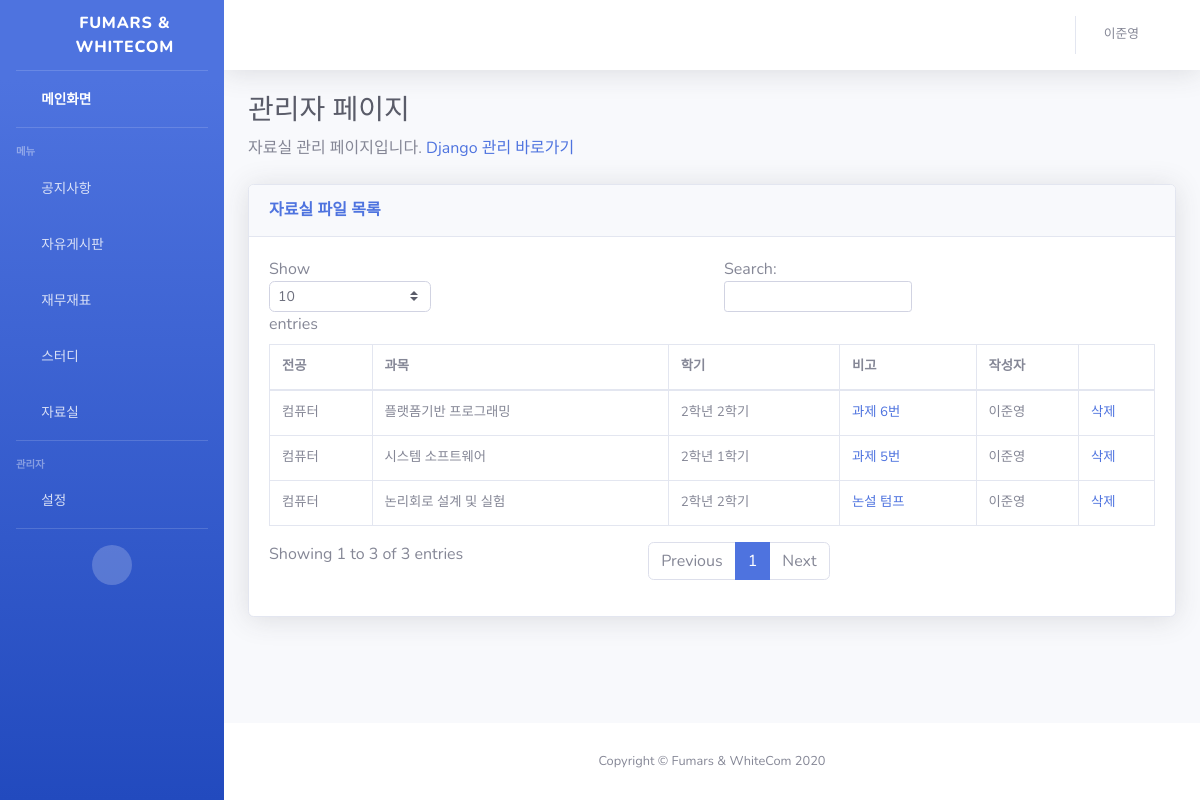
The page /file/file_setting (signed in) on the database as committed earlier.
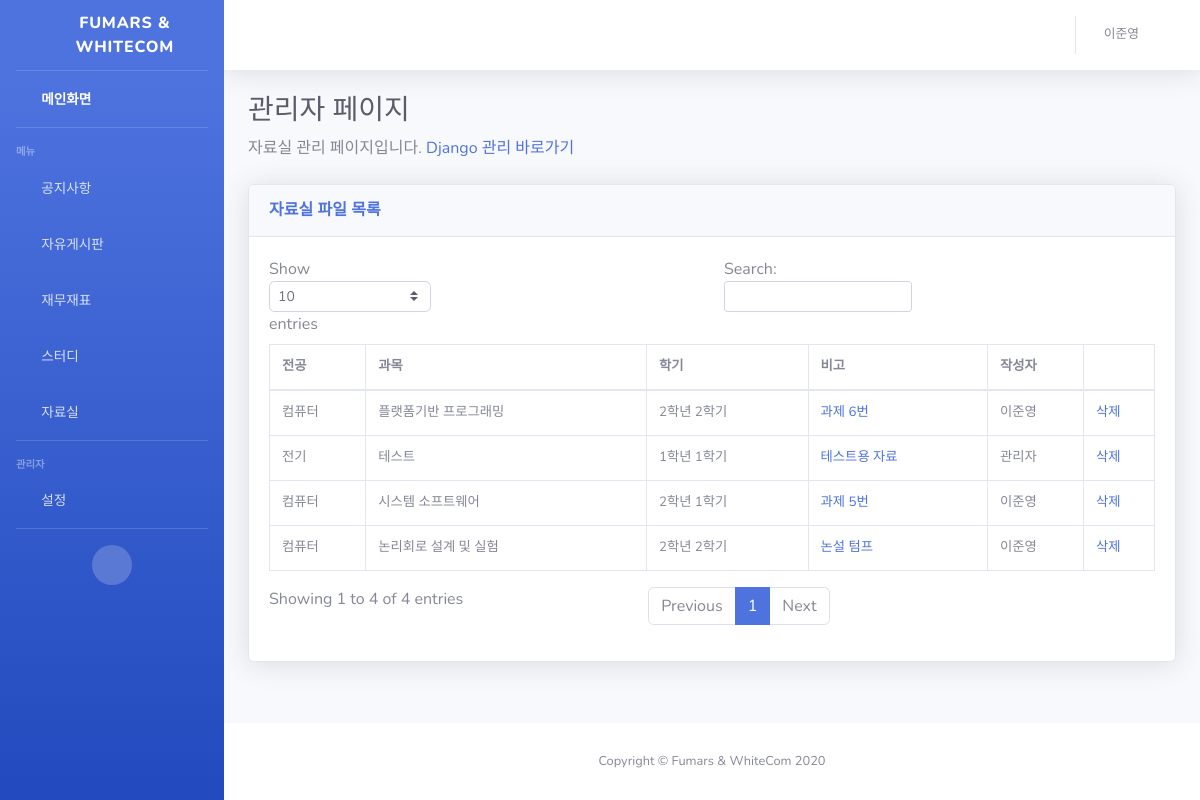
The same page on the database as committed later.
### file/models.py (models this page shows, shortened)
class File(models.Model):
	major_list = ( ('eec', '전자'),
				   ('ece', '전기'),
			       ('cse', '컴퓨터'))
	subject = models.CharField(max_length = 200,
							   help_text="줄임말이 아닌 수업명 입력",
							   default="")
	major = models.CharField(max_length=20,
		                     choices=major_list,
		                     default="")
	note = models.CharField(max_length = 200,
							help_text="설명 입력 ex) 텀프 파일, 수업자료...",
							default="")
	semester = models.CharField(max_length = 200,
								help_text="0학년 0학기와 같이 입력",
								default="")
	data = models.FileField(null = True)
	owner = models.CharField(max_length = 200,
							 help_text="파일 주인 이름 입력",
							 default="")

### file/views.py (the view)
# urls.py: path('file_setting', views.file_setting, name = 'file_setting'),
def file_setting(request):
	file_list = File.objects.all()
	notice_list = get_notice_alert()
	return render(request, 'file_setting.html', {'file_list':file_list, 'notice_list':notice_list})

### blog/views.py (called while the page is built)
def get_notice_full():
	article_list = Blog.objects.all()
	notice_list = []
	for article in article_list:
		if article.type_of_article == 'notice':
			notice_list.append(article)
	notice_list.reverse()
	return notice_list

def get_notice_alert():
	temp_list = get_notice_full()
	notice_list = []
	curr_time = timezone.now()
	delta = timezone.timedelta(days=7)
	for notice in temp_list:
		if curr_time - notice.pub_date <= delta:
			notice_list.append(notice)
	if len(notice_list) > 4:
		return notice_list[:5]
	return notice_list

### file/templates/file_setting.html (shortened to what this page needs)
{% extends './base.html' %}
{% load static %}
{% load mathfilters %}
{% block content %}
 {% if request.session.user and request.session.user_type == 'admin' %}
          <h1 class="h3 mb-2 text-gray-800">관리자 페이지</h1>
          <p class="mb-4"> 자료실 관리 페이지입니다.
            <a target="_blank" href="http://49.50.164.155:8000/admin/login/?next=/admin/">
              Django 관리 바로가기
            </a>
          </p>
          <div class="card shadow mb-4">
            <div class="card-header py-3">
              <h6 class="m-0 font-weight-bold text-primary">자료실 파일 목록</h6>
            </div>
            <div class="card-body">
              <div class="table-responsive">
                <table class="table table-bordered" id="dataTable" width="100%"
                       cellspacing="0" style="font-size:10pt;">
                  <thead>
                    <tr>
                      <th>전공</th>
                      <th>과목</th>
                      <th>학기</th>
                      <th>비고</th>
                      <th>작성자</th>
                      <th></th>
                    </tr>
                  </thead>
                  <tbody>
                  {% for file in file_list %}
                    <tr>
                      {% if file.major == "cse" %}
                      <td>컴퓨터</td>
                      {% elif file.major == "ece" %}
                      <td>전기</td>
                      {% else %}
                      <td>전자</td>
                      {% endif %}
                      <td>{{ file.subject }}</td>
                      <td>{{ file.semester }}</td>
                      <td><a href="/uploads/{{file.data}}">{{ file.note }}</a></td>
                      <td>{{ file.owner }}</td>
                      <td><a href="{% url 'delete_file' file.id %}" >삭제</a></td>
                    </tr>
                  {% endfor %}
                  </tbody>
                </table>
              </div>
            </div>
          </div>
{% endif %}
{% endblock %}

### blog/templates/base.html (shortened to what this page needs)
{% load static %}
<!DOCTYPE HTML>
<html>
<head>
  <link href="{% static 'vendor/fontawesome-free/css/all.min.css' %}" rel="stylesheet" type="text/css">
  <link href="{% static 'css/sb-admin-2.min.css' %}" rel="stylesheet">
</head>
<body id="page-top">
  <div id="wrapper">
    <ul class="navbar-nav bg-gradient-primary sidebar sidebar-dark accordion" id="accordionSidebar">
      <a class="sidebar-brand d-flex align-items-center justify-content-center" href="{% url 'home' %}">
        <div class="sidebar-brand-icon">
          <i class="fas fa-chalkboard"></i>
        </div>
        <div class="sidebar-brand-text mx-3">
          Fumars &<br>WhiteCom
        </div>
      </a>
      <hr class="sidebar-divider my-0">
      <li class="nav-item active">
        <a class="nav-link" href="{% url 'home' %}">
          <i class="fas fa-fw fa-home"></i>
          <span>메인화면</span></a>
      </li>
      <hr class="sidebar-divider">
      <div class="sidebar-heading">
        메뉴
      </div>
      <li class="nav-item">
        <a class="nav-link" href="{% url 'notice' %}">
          <i class="fas fa-fw fa-bell"></i>
          <span>공지사항</span></a>
      </li>
	  <li class="nav-item">
        <a class="nav-link" href="#">
          <i class="fas fa-fw fa-table"></i>
          <span>자유게시판</span></a>
      </li>
      <li class="nav-item">
        <a class="nav-link" href="#">
          <i class="fas fa-fw fa-chart-area"></i>
          <span>재무재표</span></a>
      </li>
      <li class="nav-item">
        <a class="nav-link collapsed" href="#" data-toggle="collapse" data-target="#collapsePages" aria-expanded="true" aria-controls="collapsePages">
          <i class="fas fa-fw fa-chalkboard-teacher"></i>
          <span>스터디</span>
        </a>
      </li>
      <li class="nav-item">
        <a class="nav-link collapsed" href="#" data-toggle="collapse" data-target="#collapseTwo" aria-expanded="true" aria-controls="collapseTwo">
          <i class="fas fa-fw fa-folder"></i>
          <span>자료실</span>
        </a>
      </li>
      <hr class="sidebar-divider d-none d-md-block">
      {% if request.session.user_type == 'admin' %}
      <div class="sidebar-heading">
        관리자
      </div>
      <li class="nav-item">
        <a class="nav-link collapsed" href="#" data-toggle="collapse" data-target="#userSetting" aria-expanded="true" aria-controls="collapseUtilities">
          <i class="fas fa-fw fa-cog"></i>
          <span>설정</span>
        </a>
      </li>
      <hr class="sidebar-divider d-none d-md-block">
      {% endif %}
      <div class="text-center d-none d-md-inline">
        <button class="rounded-circle border-0" id="sidebarToggle"></button>
      </div>
    </ul>
    <div id="content-wrapper" class="d-flex flex-column">
      <div id="content">
        <nav class="navbar navbar-expand navbar-light bg-white topbar mb-4 static-top shadow">
          <ul class="navbar-nav ml-auto">
            <li class="nav-item dropdown no-arrow mx-1">
              <a class="nav-link dropdown-toggle" href="#" id="alertsDropdown" role="button" data-toggle="dropdown" aria-haspopup="true" aria-expanded="false">
                <i class="fas fa-clipboard-list fa-2x"></i>
              </a>
            </li>
            <li class="nav-item dropdown no-arrow">
              <a class="nav-link dropdown-toggle" href="#" id="userDropdown" role="button" data-toggle="dropdown" aria-haspopup="true" aria-expanded="false">
                {% if request.session.user %}
                <span class="mr-2 d-none d-lg-inline text-gray-600 small">
                  {{ request.session.user_name}}
                </span>
                <i style="color:#4C71DD;"class="fas fa-user-circle fa-2x"></i>
                {% else %}
                <span class="mr-2 d-none d-lg-inline text-gray-600 small">로그인 하기</span>
                <i class="fas fa-sign-in-alt fa-2x"></i>
                {% endif %}
              </a>
            </li>
          </ul>
        </nav>
        <div class="container-fluid">
          {% block content %}
          {% endblock %}
        </div>
      </div>
      <footer class="sticky-footer bg-white">
        <div class="container my-auto">
          <div class="copyright text-center my-auto">
            <span>Copyright &copy; Fumars & WhiteCom 2020</span>
          </div>
        </div>
      </footer>
    </div>
  </div>
</body>
</html>

Rows that differ between the two databases and show on the page:
added File: major "전기", subject "테스트", semester "1학년 1학기", note "테스트용 자료", owner "관리자"
Other text that changed with them:
text written by a page script: "Show entries Search: Showing 1 to 3 of 3 entries Previous 1 Next" → "Show entries Search: Showing 1 to 4 of 4 entries Previous 1 Next"
